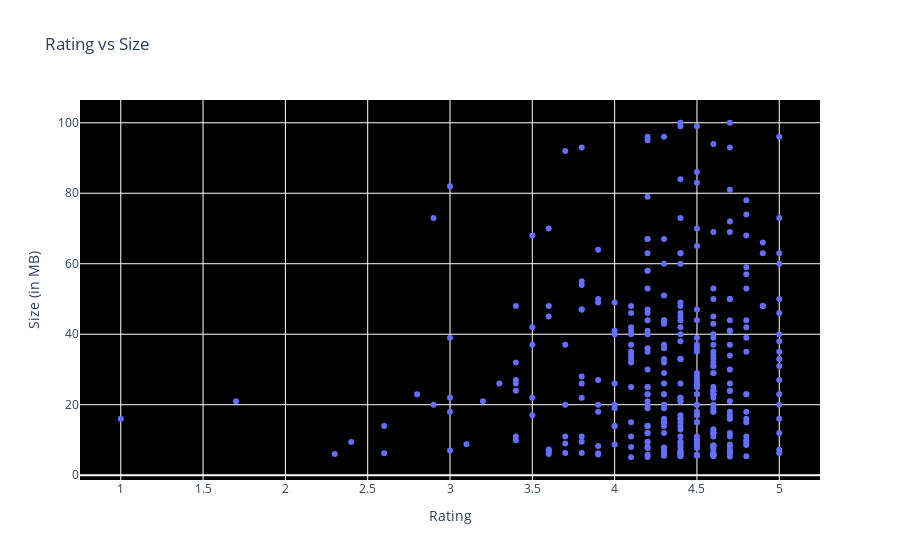

Notebook source saved alongside this figure:
### Markdown cell above
# How do the sizes of paid apps and free apps vary?

### Code cell
temp_df = df[df.Type == 'Paid']
temp_df = temp_df[temp_df.Size > 5]
#type_groups = df.groupby('Type')

data = [{
    #'x': type_groups.get_group(t)['Rating'], 
    'x' : temp_df['Rating'],
    'type':'scatter',
    'y' : temp_df['Size'],
    #'name' : t,
    'mode' : 'markers',
    #'showlegend': True,
    'text' : df['Size'],
    } for t in set(temp_df.Type)]


layout = {'title':"Rating vs Size", 
          'xaxis': {'title' : 'Rating'},
          'yaxis' : {'title' : 'Size (in MB)'},
         'plot_bgcolor': 'rgb(0,0,0)'}

plotly.offline.iplot({'data': data, 'layout': layout})

### Figure 1 — Plotly figure (JSON) as saved in the notebook; plotly's stock layout.template omitted (floating-point values rounded to 4 significant figures; data arrays with more than 128 entries replaced by an {"elided": "..."} marker saying what was removed)
{"data": [{"mode": "markers", "text": {"elided": "9659 float values"}, "type": "scatter", "x": {"elided": "434 float values"}, "y": {"elided": "434 float values"}}], "layout": {"plot_bgcolor": "rgb(0,0,0)", "title": {"text": "Rating vs Size"}, "xaxis": {"title": {"text": "Rating"}}, "yaxis": {"title": {"text": "Size (in MB)"}}}}
